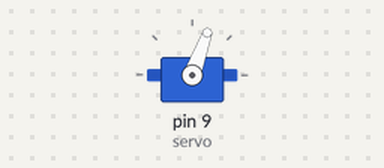
A sketch run on a simulated Arduino Uno, built with avr-gcc and run on an emulated ATmega328P. On the bench: servo.

Above: at 0.55 s.
At 3.15 s:
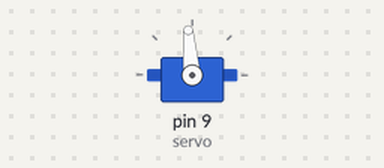
At 18.65 s:
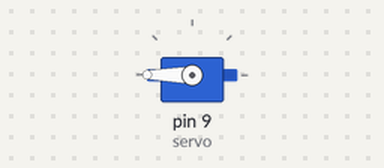
Timing chart, 0 to 24.2 s (numbered marks = the images above):
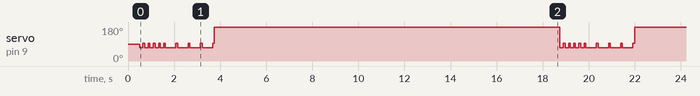

The sketch:

Brute_Forcer_1.ino
```cpp
#include <Servo.h>

#define DASH 455        //Time in ms for a long press
#define DOT 150         //Time in ms for a short press
#define UP 95           //Servo setting for raising the arm
#define DOWN 70         //Servo setting for lowering the arm
#define GAP 75          //Short delay to wait between presses
#define OPEN 180        //Servo setting for when entry is finished
Servo servo;

void setup() {
  servo.attach(9);
  Serial.begin(9600);
  delay(500);
}

void loop() {
  dot();                //Align servo arm
  //An example: execute 4 dots followed by 4 dashes
  for(int i = 0; i < 4; i++){
    dot();
  }
  for(int i = 0; i < 4; i++){
    dash();
  }
  servo.write(OPEN);    //Once test combination is finished, raise servo arm
  delay(15000);         //Delay before reattempting
}

// dot(): perform a short press write to the servo, followed by a gap
void dot(){
  servo.write(DOWN);
  delay(DOT);
  servo.write(UP);
  delay(GAP);
}

// dash(): perform a long press write to the servo, followed by a gap
void dash(){
  servo.write(DOWN);
  delay(DASH);
  servo.write(UP);
  delay(GAP);
}
```

Measured:
- by itself, servo on pin 9 (servo): repeats every 18.2 s: 4 × (95° 0.08 s, 70° 0.15 s), 4 × (95° 0.08 s, 70° 0.46 s), 95° 0.08 s, 180° 15.0 s, 70° 0.15 s
